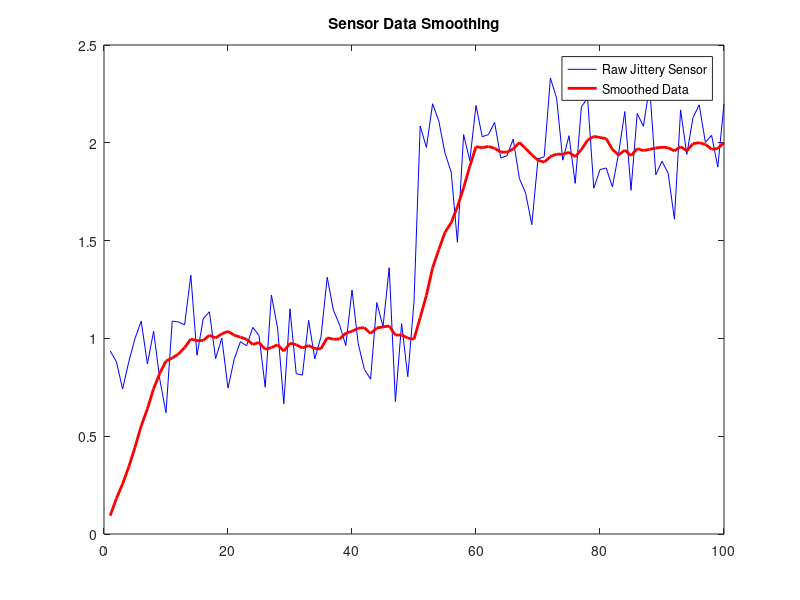

MATLAB code for this plot:
% Scenario: Smoothing a jittery temperature or GPS sensor
t = 1:100;
ground_truth = [ones(1,50), ones(1,50)*2]; % A step change
noise = 0.2 * randn(size(t));
x = ground_truth + noise;
% Apply a 10-point moving average filter
windowSize = 10;
b = (1/windowSize)*ones(1, windowSize);
a = 1;
y = filter(b, a, x);
plot(t, x, 'b-', t, y, 'r-', 'LineWidth', 2);
legend('Raw Jittery Sensor', 'Smoothed Data');
title('Sensor Data Smoothing');
